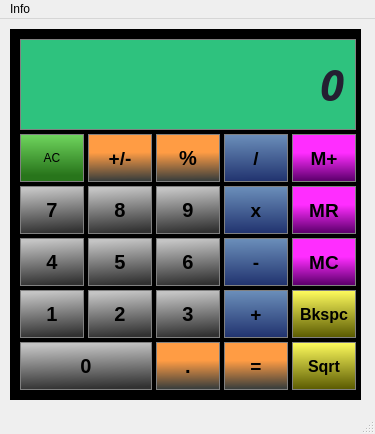
<?xml version="1.0" encoding="UTF-8"?>
<ui version="4.0">
 <class>MainWindow</class>
 <widget class="QMainWindow" name="MainWindow">
  <property name="geometry">
   <rect>
    <x>0</x>
    <y>0</y>
    <width>375</width>
    <height>434</height>
   </rect>
  </property>
  <property name="windowTitle">
   <string>Kalcqulator</string>
  </property>
  <property name="windowIcon">
   <iconset>
    <normaloff>kalcqulator_icon.png</normaloff>
    <normalon>kalcqulator_icon.png</normalon>kalcqulator_icon.png</iconset>
  </property>
  <widget class="QWidget" name="centralwidget">
   <widget class="QWidget" name="gridLayoutWidget">
    <property name="geometry">
     <rect>
      <x>20</x>
      <y>20</y>
      <width>338</width>
      <height>351</height>
     </rect>
    </property>
    <layout class="QGridLayout" name="gridLayout">
     <property name="sizeConstraint">
      <enum>QLayout::SetMinAndMaxSize</enum>
     </property>
     <property name="spacing">
      <number>4</number>
     </property>
     <item row="6" column="2">
      <widget class="QPushButton" name="pushbutton_point">
       <property name="sizePolicy">
        <sizepolicy hsizetype="Preferred" vsizetype="Preferred">
         <horstretch>0</horstretch>
         <verstretch>0</verstretch>
        </sizepolicy>
       </property>
       <property name="minimumSize">
        <size>
         <width>64</width>
         <height>48</height>
        </size>
       </property>
       <property name="maximumSize">
        <size>
         <width>64</width>
         <height>48</height>
        </size>
       </property>
       <property name="font">
        <font>
         <family>Cantarell</family>
         <pointsize>15</pointsize>
         <bold>true</bold>
        </font>
       </property>
       <property name="styleSheet">
        <string notr="true">QPushButton {
	     
	background-color: qlineargradient(spread:pad, x1:1, y1:0.955, x2:0.985222, y2:0, stop:0 rgba(60, 63, 60, 255), stop:0.605911 rgba(255, 156, 68, 255));
		 border: 1px solid gray;
		padding: 5px;
}

QPushButton:pressed{
	     	background-color: qlineargradient(spread:pad, x1:1, y1:0.955, x2:0.985222, y2:0, stop:0 rgba(138, 106, 82, 255), stop:0.704433 rgba(249, 204, 164, 255));
		 border: 1px solid gray;
		padding: 5px;
}</string>
       </property>
       <property name="text">
        <string>.</string>
       </property>
      </widget>
     </item>
     <item row="5" column="4">
      <widget class="QPushButton" name="pushbutton_backspace">
       <property name="sizePolicy">
        <sizepolicy hsizetype="Preferred" vsizetype="Preferred">
         <horstretch>0</horstretch>
         <verstretch>0</verstretch>
        </sizepolicy>
       </property>
       <property name="minimumSize">
        <size>
         <width>64</width>
         <height>48</height>
        </size>
       </property>
       <property name="maximumSize">
        <size>
         <width>64</width>
         <height>48</height>
        </size>
       </property>
       <property name="font">
        <font>
         <family>Cantarell</family>
         <pointsize>12</pointsize>
         <bold>true</bold>
        </font>
       </property>
       <property name="styleSheet">
        <string notr="true">QPushButton {
	background-color: qlineargradient(spread:reflect, x1:0.522, y1:0.0113636, x2:0.537, y2:1, stop:0 rgba(255, 252, 93, 255), stop:1 rgba(88, 88, 0, 255));
		 border: 1px solid gray;
		padding: 5px;
}

QPushButton:pressed{
	     
	background-color: qlineargradient(spread:reflect, x1:0.522, y1:0.0113636, x2:0.537, y2:1, stop:0 rgba(255, 253, 136, 255), stop:1 rgba(210, 210, 0, 255));
		 border: 1px solid gray;
		padding: 5px;
}</string>
       </property>
       <property name="text">
        <string>Bkspc</string>
       </property>
      </widget>
     </item>
     <item row="2" column="4">
      <widget class="QPushButton" name="pushbutton_mem_read">
       <property name="sizePolicy">
        <sizepolicy hsizetype="Preferred" vsizetype="Preferred">
         <horstretch>0</horstretch>
         <verstretch>0</verstretch>
        </sizepolicy>
       </property>
       <property name="minimumSize">
        <size>
         <width>64</width>
         <height>48</height>
        </size>
       </property>
       <property name="maximumSize">
        <size>
         <width>64</width>
         <height>48</height>
        </size>
       </property>
       <property name="font">
        <font>
         <family>Cantarell</family>
         <pointsize>14</pointsize>
         <bold>true</bold>
        </font>
       </property>
       <property name="styleSheet">
        <string notr="true">QPushButton {
	background-color: qlineargradient(spread:pad, x1:1, y1:0.955, x2:1, y2:0.0284091, stop:0 rgba(98, 0, 113, 255), stop:0.605911 rgba(255, 45, 255, 255));
		 border: 1px solid gray;
		padding: 5px;
}

QPushButton:pressed{
	     	background-color: qlineargradient(spread:pad, x1:1, y1:0.955, x2:1, y2:0.0284091, stop:0 rgba(194, 72, 212, 255), stop:0.605911 rgba(255, 164, 255, 255));
		 border: 1px solid gray;
		padding: 5px;
}</string>
       </property>
       <property name="text">
        <string>MR</string>
       </property>
      </widget>
     </item>
     <item row="1" column="3">
      <widget class="QPushButton" name="pushbutton_divide">
       <property name="sizePolicy">
        <sizepolicy hsizetype="Preferred" vsizetype="Preferred">
         <horstretch>0</horstretch>
         <verstretch>0</verstretch>
        </sizepolicy>
       </property>
       <property name="minimumSize">
        <size>
         <width>64</width>
         <height>48</height>
        </size>
       </property>
       <property name="maximumSize">
        <size>
         <width>64</width>
         <height>48</height>
        </size>
       </property>
       <property name="font">
        <font>
         <family>Cantarell</family>
         <pointsize>14</pointsize>
         <bold>true</bold>
        </font>
       </property>
       <property name="styleSheet">
        <string notr="true">QPushButton {
	background-color: qlineargradient(spread:pad, x1:0.552, y1:1, x2:0.542, y2:0, stop:0 rgba(32, 50, 111, 252), stop:1 rgba(108, 144, 187, 255));
		 border: 1px solid gray;
		padding: 5px;
}

QPushButton:pressed{
	background-color: qlineargradient(spread:pad, x1:0.552, y1:1, x2:0.542, y2:0, stop:0 rgba(110, 123, 165, 252), stop:1 rgba(185, 203, 224, 255));
}</string>
       </property>
       <property name="text">
        <string>/</string>
       </property>
      </widget>
     </item>
     <item row="1" column="2">
      <widget class="QPushButton" name="pushbutton_percent">
       <property name="sizePolicy">
        <sizepolicy hsizetype="Preferred" vsizetype="Preferred">
         <horstretch>0</horstretch>
         <verstretch>0</verstretch>
        </sizepolicy>
       </property>
       <property name="minimumSize">
        <size>
         <width>64</width>
         <height>48</height>
        </size>
       </property>
       <property name="maximumSize">
        <size>
         <width>64</width>
         <height>48</height>
        </size>
       </property>
       <property name="font">
        <font>
         <family>Cantarell</family>
         <pointsize>15</pointsize>
         <bold>true</bold>
        </font>
       </property>
       <property name="styleSheet">
        <string notr="true">QPushButton {
	     
	background-color: qlineargradient(spread:pad, x1:1, y1:0.955, x2:0.985222, y2:0, stop:0 rgba(60, 63, 60, 255), stop:0.605911 rgba(255, 156, 68, 255));
		 border: 1px solid gray;
		padding: 5px;
}

QPushButton:pressed{
	    	background-color: qlineargradient(spread:pad, x1:1, y1:0.955, x2:0.985222, y2:0, stop:0 rgba(138, 106, 82, 255), stop:0.704433 rgba(249, 204, 164, 255));
		 border: 1px solid gray;
		padding: 5px;
}</string>
       </property>
       <property name="text">
        <string>%</string>
       </property>
      </widget>
     </item>
     <item row="5" column="3">
      <widget class="QPushButton" name="pushbutton_add">
       <property name="sizePolicy">
        <sizepolicy hsizetype="Preferred" vsizetype="Preferred">
         <horstretch>0</horstretch>
         <verstretch>0</verstretch>
        </sizepolicy>
       </property>
       <property name="minimumSize">
        <size>
         <width>64</width>
         <height>48</height>
        </size>
       </property>
       <property name="maximumSize">
        <size>
         <width>64</width>
         <height>48</height>
        </size>
       </property>
       <property name="font">
        <font>
         <family>Cantarell</family>
         <pointsize>14</pointsize>
         <bold>true</bold>
        </font>
       </property>
       <property name="styleSheet">
        <string notr="true">QPushButton {
	background-color: qlineargradient(spread:pad, x1:0.552, y1:1, x2:0.542, y2:0, stop:0 rgba(32, 50, 111, 252), stop:1 rgba(108, 144, 187, 255));
		 border: 1px solid gray;
		padding: 5px;
}

QPushButton:pressed{
	background-color: qlineargradient(spread:pad, x1:0.552, y1:1, x2:0.542, y2:0, stop:0 rgba(110, 123, 165, 252), stop:1 rgba(185, 203, 224, 255));
}
</string>
       </property>
       <property name="text">
        <string>+</string>
       </property>
      </widget>
     </item>
     <item row="2" column="1">
      <widget class="QPushButton" name="pushbutton8">
       <property name="sizePolicy">
        <sizepolicy hsizetype="Expanding" vsizetype="Expanding">
         <horstretch>0</horstretch>
         <verstretch>0</verstretch>
        </sizepolicy>
       </property>
       <property name="minimumSize">
        <size>
         <width>64</width>
         <height>48</height>
        </size>
       </property>
       <property name="maximumSize">
        <size>
         <width>64</width>
         <height>48</height>
        </size>
       </property>
       <property name="font">
        <font>
         <family>Cantarell</family>
         <pointsize>15</pointsize>
         <bold>true</bold>
        </font>
       </property>
       <property name="styleSheet">
        <string notr="true">QPushButton {
   
	background-color: qlineargradient(spread:pad, x1:0.212, y1:1, x2:0.123, y2:0.0681818, stop:0 rgba(49, 49, 49, 255), stop:1 rgba(196, 196, 196, 255));

border: 1px solid gray;
}
QPushButton:pressed {
    background-color: qlineargradient(x1: 0, y1: 0, x2: 0, y2: 1,
                                      stop: 0 #dadbde, stop: 1 #f6f7fa);
}
</string>
       </property>
       <property name="text">
        <string>8</string>
       </property>
      </widget>
     </item>
     <item row="6" column="3">
      <widget class="QPushButton" name="pushutton_equals">
       <property name="sizePolicy">
        <sizepolicy hsizetype="Preferred" vsizetype="Preferred">
         <horstretch>0</horstretch>
         <verstretch>0</verstretch>
        </sizepolicy>
       </property>
       <property name="minimumSize">
        <size>
         <width>64</width>
         <height>48</height>
        </size>
       </property>
       <property name="maximumSize">
        <size>
         <width>64</width>
         <height>48</height>
        </size>
       </property>
       <property name="font">
        <font>
         <family>Cantarell</family>
         <pointsize>14</pointsize>
         <bold>true</bold>
        </font>
       </property>
       <property name="styleSheet">
        <string notr="true">QPushButton {
	     
	background-color: qlineargradient(spread:pad, x1:1, y1:0.955, x2:0.985222, y2:0, stop:0 rgba(60, 63, 60, 255), stop:0.605911 rgba(255, 156, 68, 255));
		 border: 1px solid gray;
		padding: 5px;
}

QPushButton:pressed{
	     	background-color: qlineargradient(spread:pad, x1:1, y1:0.955, x2:0.985222, y2:0, stop:0 rgba(138, 106, 82, 255), stop:0.704433 rgba(249, 204, 164, 255));
		 border: 1px solid gray;
		padding: 5px;
}</string>
       </property>
       <property name="text">
        <string>=</string>
       </property>
      </widget>
     </item>
     <item row="6" column="4">
      <widget class="QPushButton" name="pushbutton_square_root">
       <property name="sizePolicy">
        <sizepolicy hsizetype="Preferred" vsizetype="Preferred">
         <horstretch>0</horstretch>
         <verstretch>0</verstretch>
        </sizepolicy>
       </property>
       <property name="minimumSize">
        <size>
         <width>64</width>
         <height>48</height>
        </size>
       </property>
       <property name="maximumSize">
        <size>
         <width>64</width>
         <height>48</height>
        </size>
       </property>
       <property name="font">
        <font>
         <family>Cantarell</family>
         <pointsize>12</pointsize>
         <bold>true</bold>
        </font>
       </property>
       <property name="styleSheet">
        <string notr="true">QPushButton {
	background-color: qlineargradient(spread:reflect, x1:0.522, y1:0.0113636, x2:0.537, y2:1, stop:0 rgba(255, 252, 93, 255), stop:1 rgba(88, 88, 0, 255));
		 border: 1px solid gray;
		padding: 5px;
}

QPushButton:pressed{
	     
	background-color: qlineargradient(spread:reflect, x1:0.522, y1:0.0113636, x2:0.537, y2:1, stop:0 rgba(255, 253, 136, 255), stop:1 rgba(210, 210, 0, 255));
		 border: 1px solid gray;
		padding: 5px;
}</string>
       </property>
       <property name="text">
        <string>Sqrt</string>
       </property>
      </widget>
     </item>
     <item row="4" column="3">
      <widget class="QPushButton" name="pushbutton_minus">
       <property name="sizePolicy">
        <sizepolicy hsizetype="Preferred" vsizetype="Preferred">
         <horstretch>0</horstretch>
         <verstretch>0</verstretch>
        </sizepolicy>
       </property>
       <property name="minimumSize">
        <size>
         <width>64</width>
         <height>48</height>
        </size>
       </property>
       <property name="maximumSize">
        <size>
         <width>64</width>
         <height>48</height>
        </size>
       </property>
       <property name="font">
        <font>
         <family>Cantarell</family>
         <pointsize>14</pointsize>
         <bold>true</bold>
        </font>
       </property>
       <property name="styleSheet">
        <string notr="true">QPushButton {
	background-color: qlineargradient(spread:pad, x1:0.552, y1:1, x2:0.542, y2:0, stop:0 rgba(32, 50, 111, 252), stop:1 rgba(108, 144, 187, 255));
		 border: 1px solid gray;
		padding: 5px;
}

QPushButton:pressed{
	background-color: qlineargradient(spread:pad, x1:0.552, y1:1, x2:0.542, y2:0, stop:0 rgba(110, 123, 165, 252), stop:1 rgba(185, 203, 224, 255));
}</string>
       </property>
       <property name="text">
        <string>-</string>
       </property>
      </widget>
     </item>
     <item row="4" column="2">
      <widget class="QPushButton" name="pushbutton6">
       <property name="sizePolicy">
        <sizepolicy hsizetype="Preferred" vsizetype="Preferred">
         <horstretch>0</horstretch>
         <verstretch>0</verstretch>
        </sizepolicy>
       </property>
       <property name="minimumSize">
        <size>
         <width>64</width>
         <height>48</height>
        </size>
       </property>
       <property name="maximumSize">
        <size>
         <width>64</width>
         <height>48</height>
        </size>
       </property>
       <property name="font">
        <font>
         <family>Cantarell</family>
         <pointsize>15</pointsize>
         <bold>true</bold>
        </font>
       </property>
       <property name="styleSheet">
        <string notr="true">QPushButton {
   
	background-color: qlineargradient(spread:pad, x1:0.212, y1:1, x2:0.123, y2:0.0681818, stop:0 rgba(49, 49, 49, 255), stop:1 rgba(196, 196, 196, 255));

border: 1px solid gray;
}
QPushButton:pressed {
    background-color: qlineargradient(x1: 0, y1: 0, x2: 0, y2: 1,
                                      stop: 0 #dadbde, stop: 1 #f6f7fa);
}
</string>
       </property>
       <property name="text">
        <string>6</string>
       </property>
      </widget>
     </item>
     <item row="5" column="0">
      <widget class="QPushButton" name="pushbutton1">
       <property name="sizePolicy">
        <sizepolicy hsizetype="Preferred" vsizetype="Preferred">
         <horstretch>0</horstretch>
         <verstretch>0</verstretch>
        </sizepolicy>
       </property>
       <property name="minimumSize">
        <size>
         <width>64</width>
         <height>48</height>
        </size>
       </property>
       <property name="maximumSize">
        <size>
         <width>64</width>
         <height>48</height>
        </size>
       </property>
       <property name="font">
        <font>
         <family>Cantarell</family>
         <pointsize>15</pointsize>
         <bold>true</bold>
        </font>
       </property>
       <property name="styleSheet">
        <string notr="true">QPushButton {
   
	background-color: qlineargradient(spread:pad, x1:0.212, y1:1, x2:0.123, y2:0.0681818, stop:0 rgba(49, 49, 49, 255), stop:1 rgba(196, 196, 196, 255));

border: 1px solid gray;
}
QPushButton:pressed {
    background-color: qlineargradient(x1: 0, y1: 0, x2: 0, y2: 1,
                                      stop: 0 #dadbde, stop: 1 #f6f7fa);
}
</string>
       </property>
       <property name="text">
        <string>1</string>
       </property>
      </widget>
     </item>
     <item row="1" column="0">
      <widget class="QPushButton" name="pushbutton_clear">
       <property name="sizePolicy">
        <sizepolicy hsizetype="Preferred" vsizetype="Preferred">
         <horstretch>0</horstretch>
         <verstretch>0</verstretch>
        </sizepolicy>
       </property>
       <property name="minimumSize">
        <size>
         <width>64</width>
         <height>48</height>
        </size>
       </property>
       <property name="maximumSize">
        <size>
         <width>64</width>
         <height>48</height>
        </size>
       </property>
       <property name="styleSheet">
        <string notr="true">QPushButton {
	   	
	background-color: qlineargradient(spread:pad, x1:0.527, y1:0.988682, x2:0.527, y2:0, stop:0.133005 rgba(40, 117, 27, 255), stop:1 rgba(113, 215, 95, 255));
		 border: 1px solid gray;
		padding: 5px;
}

QPushButton:pressed{
	     background-color:#A9A9A9;
		 border: 1px solid gray;
		padding: 5px;
}</string>
       </property>
       <property name="text">
        <string>AC</string>
       </property>
      </widget>
     </item>
     <item row="1" column="4">
      <widget class="QPushButton" name="mem_add">
       <property name="sizePolicy">
        <sizepolicy hsizetype="Preferred" vsizetype="Preferred">
         <horstretch>0</horstretch>
         <verstretch>0</verstretch>
        </sizepolicy>
       </property>
       <property name="minimumSize">
        <size>
         <width>64</width>
         <height>48</height>
        </size>
       </property>
       <property name="maximumSize">
        <size>
         <width>64</width>
         <height>48</height>
        </size>
       </property>
       <property name="font">
        <font>
         <family>Cantarell</family>
         <pointsize>14</pointsize>
         <bold>true</bold>
        </font>
       </property>
       <property name="styleSheet">
        <string notr="true">QPushButton {
	background-color: qlineargradient(spread:pad, x1:1, y1:0.955, x2:1, y2:0.0284091, stop:0 rgba(98, 0, 113, 255), stop:0.605911 rgba(255, 45, 255, 255));
		 border: 1px solid gray;
		padding: 5px;
}

QPushButton:pressed{
	     
	background-color: qlineargradient(spread:pad, x1:1, y1:0.955, x2:1, y2:0.0284091, stop:0 rgba(194, 72, 212, 255), stop:0.605911 rgba(255, 164, 255, 255));
		 border: 1px solid gray;
		padding: 5px;
}</string>
       </property>
       <property name="text">
        <string>M+</string>
       </property>
      </widget>
     </item>
     <item row="6" column="0" colspan="2">
      <widget class="QPushButton" name="pushbutton0">
       <property name="sizePolicy">
        <sizepolicy hsizetype="Expanding" vsizetype="Expanding">
         <horstretch>0</horstretch>
         <verstretch>0</verstretch>
        </sizepolicy>
       </property>
       <property name="minimumSize">
        <size>
         <width>64</width>
         <height>48</height>
        </size>
       </property>
       <property name="maximumSize">
        <size>
         <width>139</width>
         <height>48</height>
        </size>
       </property>
       <property name="font">
        <font>
         <family>Cantarell</family>
         <pointsize>15</pointsize>
         <bold>true</bold>
        </font>
       </property>
       <property name="styleSheet">
        <string notr="true">QPushButton {
   
	background-color: qlineargradient(spread:pad, x1:0.212, y1:1, x2:0.123, y2:0.0681818, stop:0 rgba(49, 49, 49, 255), stop:1 rgba(196, 196, 196, 255));

border: 1px solid gray;
}
QPushButton:pressed {
    background-color: qlineargradient(x1: 0, y1: 0, x2: 0, y2: 1,
                                      stop: 0 #dadbde, stop: 1 #f6f7fa);
}
</string>
       </property>
       <property name="text">
        <string>0</string>
       </property>
      </widget>
     </item>
     <item row="5" column="1">
      <widget class="QPushButton" name="pushbutton2">
       <property name="sizePolicy">
        <sizepolicy hsizetype="Preferred" vsizetype="Preferred">
         <horstretch>0</horstretch>
         <verstretch>0</verstretch>
        </sizepolicy>
       </property>
       <property name="minimumSize">
        <size>
         <width>64</width>
         <height>48</height>
        </size>
       </property>
       <property name="maximumSize">
        <size>
         <width>64</width>
         <height>48</height>
        </size>
       </property>
       <property name="font">
        <font>
         <family>Cantarell</family>
         <pointsize>15</pointsize>
         <bold>true</bold>
        </font>
       </property>
       <property name="styleSheet">
        <string notr="true">QPushButton {
   
	background-color: qlineargradient(spread:pad, x1:0.212, y1:1, x2:0.123, y2:0.0681818, stop:0 rgba(49, 49, 49, 255), stop:1 rgba(196, 196, 196, 255));

border: 1px solid gray;
}
QPushButton:pressed {
    background-color: qlineargradient(x1: 0, y1: 0, x2: 0, y2: 1,
                                      stop: 0 #dadbde, stop: 1 #f6f7fa);
}
</string>
       </property>
       <property name="text">
        <string>2</string>
       </property>
      </widget>
     </item>
     <item row="2" column="3">
      <widget class="QPushButton" name="pushbutton_multiply">
       <property name="sizePolicy">
        <sizepolicy hsizetype="Preferred" vsizetype="Preferred">
         <horstretch>0</horstretch>
         <verstretch>0</verstretch>
        </sizepolicy>
       </property>
       <property name="minimumSize">
        <size>
         <width>64</width>
         <height>48</height>
        </size>
       </property>
       <property name="maximumSize">
        <size>
         <width>64</width>
         <height>48</height>
        </size>
       </property>
       <property name="font">
        <font>
         <family>Cantarell</family>
         <pointsize>14</pointsize>
         <bold>true</bold>
        </font>
       </property>
       <property name="styleSheet">
        <string notr="true">QPushButton {
	background-color: qlineargradient(spread:pad, x1:0.552, y1:1, x2:0.542, y2:0, stop:0 rgba(32, 50, 111, 252), stop:1 rgba(108, 144, 187, 255));
		 border: 1px solid gray;
		padding: 5px;
}

QPushButton:pressed{
	background-color: qlineargradient(spread:pad, x1:0.552, y1:1, x2:0.542, y2:0, stop:0 rgba(110, 123, 165, 252), stop:1 rgba(185, 203, 224, 255));
}</string>
       </property>
       <property name="text">
        <string>x</string>
       </property>
      </widget>
     </item>
     <item row="4" column="1">
      <widget class="QPushButton" name="pushbutton5">
       <property name="sizePolicy">
        <sizepolicy hsizetype="Preferred" vsizetype="Preferred">
         <horstretch>0</horstretch>
         <verstretch>0</verstretch>
        </sizepolicy>
       </property>
       <property name="minimumSize">
        <size>
         <width>64</width>
         <height>48</height>
        </size>
       </property>
       <property name="maximumSize">
        <size>
         <width>64</width>
         <height>48</height>
        </size>
       </property>
       <property name="font">
        <font>
         <family>Cantarell</family>
         <pointsize>15</pointsize>
         <bold>true</bold>
        </font>
       </property>
       <property name="styleSheet">
        <string notr="true">QPushButton {
   
	background-color: qlineargradient(spread:pad, x1:0.212, y1:1, x2:0.123, y2:0.0681818, stop:0 rgba(49, 49, 49, 255), stop:1 rgba(196, 196, 196, 255));

border: 1px solid gray;
}
QPushButton:pressed {
    background-color: qlineargradient(x1: 0, y1: 0, x2: 0, y2: 1,
                                      stop: 0 #dadbde, stop: 1 #f6f7fa);
}
</string>
       </property>
       <property name="text">
        <string>5</string>
       </property>
      </widget>
     </item>
     <item row="2" column="0">
      <widget class="QPushButton" name="pushbutton7">
       <property name="sizePolicy">
        <sizepolicy hsizetype="Preferred" vsizetype="Preferred">
         <horstretch>0</horstretch>
         <verstretch>0</verstretch>
        </sizepolicy>
       </property>
       <property name="minimumSize">
        <size>
         <width>64</width>
         <height>48</height>
        </size>
       </property>
       <property name="maximumSize">
        <size>
         <width>64</width>
         <height>48</height>
        </size>
       </property>
       <property name="font">
        <font>
         <family>Cantarell</family>
         <pointsize>15</pointsize>
         <bold>true</bold>
        </font>
       </property>
       <property name="styleSheet">
        <string notr="true">/* Digits 0-9 Stylesheet */
QPushButton {
   
	background-color: qlineargradient(spread:pad, x1:0.212, y1:1, x2:0.123, y2:0.0681818, stop:0 rgba(49, 49, 49, 255), stop:1 rgba(196, 196, 196, 255));

border: 1px solid gray;
}
QPushButton:pressed {
    background-color: qlineargradient(x1: 0, y1: 0, x2: 0, y2: 1,
                                      stop: 0 #dadbde, stop: 1 #f6f7fa);
}
</string>
       </property>
       <property name="text">
        <string>7</string>
       </property>
      </widget>
     </item>
     <item row="5" column="2">
      <widget class="QPushButton" name="pushbutton3">
       <property name="sizePolicy">
        <sizepolicy hsizetype="Preferred" vsizetype="Preferred">
         <horstretch>0</horstretch>
         <verstretch>0</verstretch>
        </sizepolicy>
       </property>
       <property name="minimumSize">
        <size>
         <width>64</width>
         <height>48</height>
        </size>
       </property>
       <property name="maximumSize">
        <size>
         <width>64</width>
         <height>48</height>
        </size>
       </property>
       <property name="font">
        <font>
         <family>Cantarell</family>
         <pointsize>15</pointsize>
         <bold>true</bold>
        </font>
       </property>
       <property name="styleSheet">
        <string notr="true">QPushButton {
   
	background-color: qlineargradient(spread:pad, x1:0.212, y1:1, x2:0.123, y2:0.0681818, stop:0 rgba(49, 49, 49, 255), stop:1 rgba(196, 196, 196, 255));

border: 1px solid gray;
}
QPushButton:pressed {
    background-color: qlineargradient(x1: 0, y1: 0, x2: 0, y2: 1,
                                      stop: 0 #dadbde, stop: 1 #f6f7fa);
}
</string>
       </property>
       <property name="text">
        <string>3</string>
       </property>
      </widget>
     </item>
     <item row="4" column="0">
      <widget class="QPushButton" name="pushbutton4">
       <property name="sizePolicy">
        <sizepolicy hsizetype="Preferred" vsizetype="Preferred">
         <horstretch>0</horstretch>
         <verstretch>0</verstretch>
        </sizepolicy>
       </property>
       <property name="minimumSize">
        <size>
         <width>64</width>
         <height>48</height>
        </size>
       </property>
       <property name="maximumSize">
        <size>
         <width>64</width>
         <height>48</height>
        </size>
       </property>
       <property name="font">
        <font>
         <family>Cantarell</family>
         <pointsize>15</pointsize>
         <bold>true</bold>
        </font>
       </property>
       <property name="styleSheet">
        <string notr="true">QPushButton {
   
	background-color: qlineargradient(spread:pad, x1:0.212, y1:1, x2:0.123, y2:0.0681818, stop:0 rgba(49, 49, 49, 255), stop:1 rgba(196, 196, 196, 255));

border: 1px solid gray;
}
QPushButton:pressed {
    background-color: qlineargradient(x1: 0, y1: 0, x2: 0, y2: 1,
                                      stop: 0 #dadbde, stop: 1 #f6f7fa);
}
</string>
       </property>
       <property name="text">
        <string>4</string>
       </property>
      </widget>
     </item>
     <item row="4" column="4">
      <widget class="QPushButton" name="mem_clear">
       <property name="sizePolicy">
        <sizepolicy hsizetype="Preferred" vsizetype="Preferred">
         <horstretch>0</horstretch>
         <verstretch>0</verstretch>
        </sizepolicy>
       </property>
       <property name="minimumSize">
        <size>
         <width>64</width>
         <height>48</height>
        </size>
       </property>
       <property name="maximumSize">
        <size>
         <width>64</width>
         <height>48</height>
        </size>
       </property>
       <property name="font">
        <font>
         <family>Cantarell</family>
         <pointsize>14</pointsize>
         <bold>true</bold>
        </font>
       </property>
       <property name="styleSheet">
        <string notr="true">QPushButton {
	background-color: qlineargradient(spread:pad, x1:1, y1:0.955, x2:1, y2:0.0284091, stop:0 rgba(98, 0, 113, 255), stop:0.605911 rgba(255, 45, 255, 255));
		 border: 1px solid gray;
		padding: 5px;
}

QPushButton:pressed{
	    	background-color: qlineargradient(spread:pad, x1:1, y1:0.955, x2:1, y2:0.0284091, stop:0 rgba(194, 72, 212, 255), stop:0.605911 rgba(255, 164, 255, 255));
		 border: 1px solid gray;
		padding: 5px;
}</string>
       </property>
       <property name="text">
        <string>MC</string>
       </property>
      </widget>
     </item>
     <item row="2" column="2">
      <widget class="QPushButton" name="pushbutton9">
       <property name="sizePolicy">
        <sizepolicy hsizetype="Preferred" vsizetype="Preferred">
         <horstretch>0</horstretch>
         <verstretch>0</verstretch>
        </sizepolicy>
       </property>
       <property name="minimumSize">
        <size>
         <width>64</width>
         <height>48</height>
        </size>
       </property>
       <property name="maximumSize">
        <size>
         <width>64</width>
         <height>48</height>
        </size>
       </property>
       <property name="font">
        <font>
         <family>Cantarell</family>
         <pointsize>15</pointsize>
         <bold>true</bold>
        </font>
       </property>
       <property name="styleSheet">
        <string notr="true">QPushButton {
   
	background-color: qlineargradient(spread:pad, x1:0.212, y1:1, x2:0.123, y2:0.0681818, stop:0 rgba(49, 49, 49, 255), stop:1 rgba(196, 196, 196, 255));

border: 1px solid gray;
}
QPushButton:pressed {
    background-color: qlineargradient(x1: 0, y1: 0, x2: 0, y2: 1,
                                      stop: 0 #dadbde, stop: 1 #f6f7fa);
}
</string>
       </property>
       <property name="text">
        <string>9</string>
       </property>
      </widget>
     </item>
     <item row="1" column="1">
      <widget class="QPushButton" name="pushbutton_plus_minus">
       <property name="sizePolicy">
        <sizepolicy hsizetype="Preferred" vsizetype="Preferred">
         <horstretch>0</horstretch>
         <verstretch>0</verstretch>
        </sizepolicy>
       </property>
       <property name="minimumSize">
        <size>
         <width>64</width>
         <height>48</height>
        </size>
       </property>
       <property name="maximumSize">
        <size>
         <width>64</width>
         <height>48</height>
        </size>
       </property>
       <property name="font">
        <font>
         <family>Cantarell</family>
         <pointsize>14</pointsize>
         <bold>true</bold>
        </font>
       </property>
       <property name="styleSheet">
        <string notr="true">QPushButton {  
	background-color: qlineargradient(spread:pad, x1:1, y1:0.955, x2:0.985222, y2:0, stop:0 rgba(60, 63, 60, 255), stop:0.605911 rgba(255, 156, 68, 255));
		 border: 1px solid gray;
		padding: 5px;
}

QPushButton:pressed{
	background-color: qlineargradient(spread:pad, x1:1, y1:0.955, x2:0.985222, y2:0, stop:0 rgba(138, 106, 82, 255), stop:0.704433 rgba(249, 204, 164, 255));
		 border: 1px solid gray;
		padding: 5px;
}</string>
       </property>
       <property name="text">
        <string>+/-</string>
       </property>
      </widget>
     </item>
     <item row="0" column="0" colspan="5">
      <widget class="QLabel" name="label">
       <property name="font">
        <font>
         <family>Digital-7</family>
         <pointsize>32</pointsize>
         <italic>true</italic>
         <bold>true</bold>
        </font>
       </property>
       <property name="layoutDirection">
        <enum>Qt::RightToLeft</enum>
       </property>
       <property name="styleSheet">
        <string notr="true">QLabel {
	background-color: rgb(46, 194, 126);
	border: 1px solid gray;
	color: rgb(36, 31, 49);
  qproperty-alignment: 'AlignVCenter | AlignRight';
 
}
</string>
       </property>
       <property name="frameShape">
        <enum>QFrame::Box</enum>
       </property>
       <property name="lineWidth">
        <number>4</number>
       </property>
       <property name="text">
        <string>0</string>
       </property>
       <property name="alignment">
        <set>Qt::AlignRight|Qt::AlignTrailing|Qt::AlignVCenter</set>
       </property>
      </widget>
     </item>
    </layout>
   </widget>
   <widget class="QFrame" name="frame">
    <property name="geometry">
     <rect>
      <x>10</x>
      <y>10</y>
      <width>351</width>
      <height>371</height>
     </rect>
    </property>
    <property name="styleSheet">
     <string notr="true">background-color: rgb(0, 0, 0);</string>
    </property>
    <property name="frameShape">
     <enum>QFrame::StyledPanel</enum>
    </property>
    <property name="frameShadow">
     <enum>QFrame::Raised</enum>
    </property>
   </widget>
   <zorder>frame</zorder>
   <zorder>gridLayoutWidget</zorder>
  </widget>
  <widget class="QMenuBar" name="menubar">
   <property name="geometry">
    <rect>
     <x>0</x>
     <y>0</y>
     <width>375</width>
     <height>25</height>
    </rect>
   </property>
   <widget class="QMenu" name="menuInfo">
    <property name="title">
     <string>Info</string>
    </property>
    <addaction name="actionAbout"/>
    <addaction name="actionExit"/>
   </widget>
   <addaction name="menuInfo"/>
  </widget>
  <widget class="QStatusBar" name="statusbar"/>
  <action name="actionAbout">
   <property name="text">
    <string>About</string>
   </property>
  </action>
  <action name="actionExit">
   <property name="text">
    <string>Exit</string>
   </property>
  </action>
 </widget>
 <resources/>
 <connections/>
</ui>
